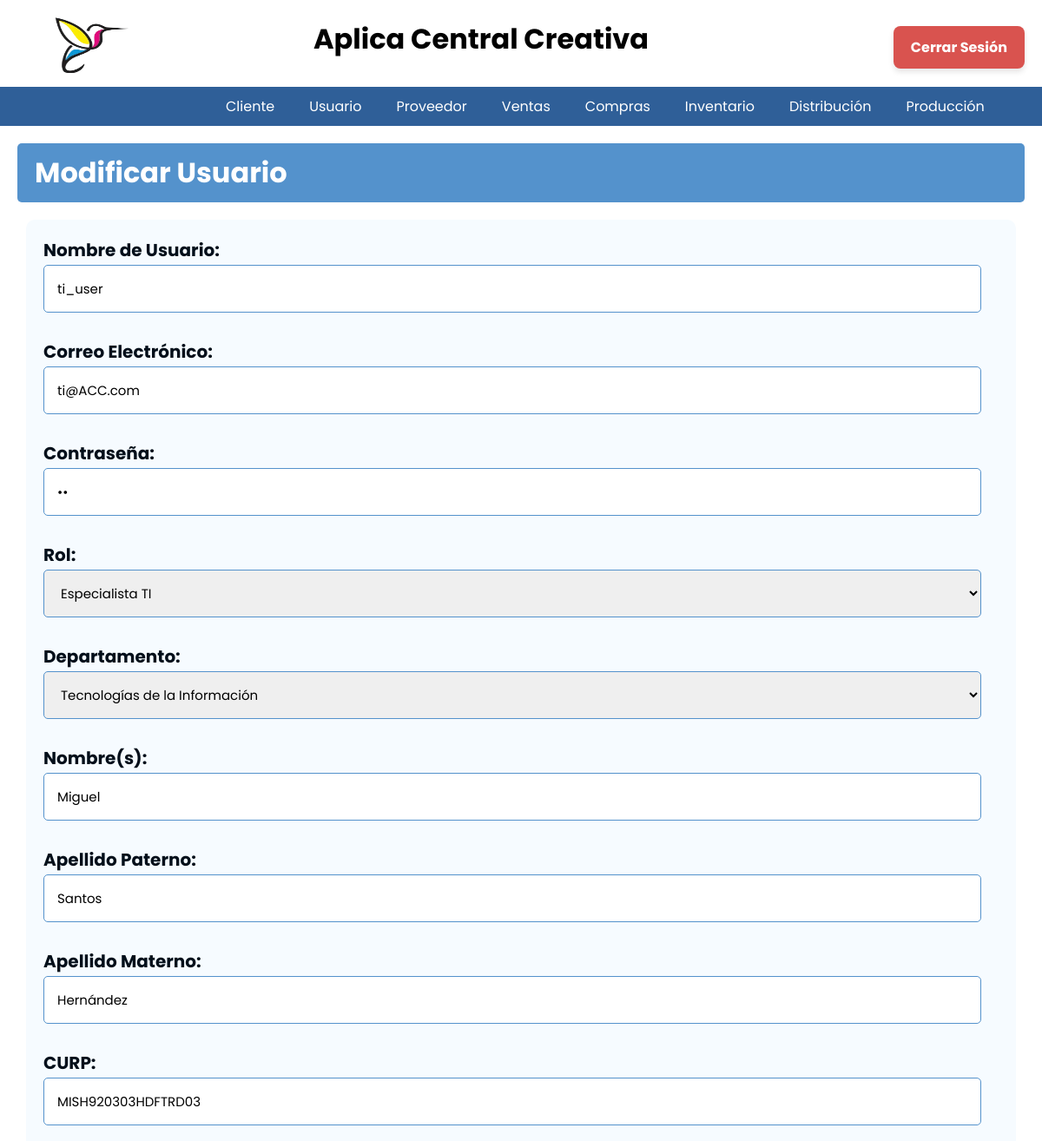
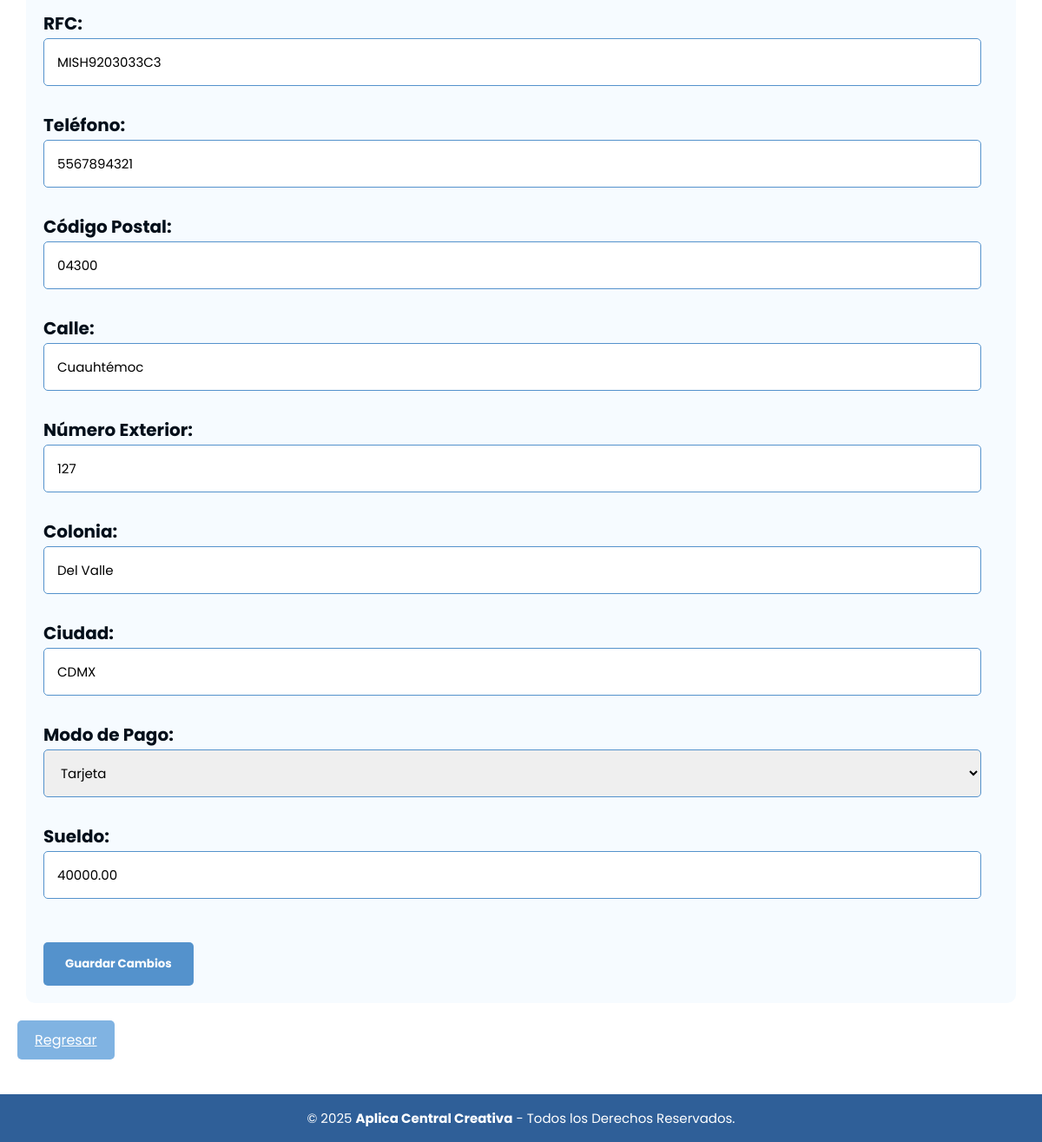
Page /Usuarios/Editar/Modificar.php?id_usuario=3 (signed in) on the committed database (2 pictures, top to bottom).
### tables this page shows
CREATE TABLE persona (
id_persona INT NOT NULL PRIMARY KEY AUTO_INCREMENT,
id_usuario INT NOT NULL,
nom_persona VARCHAR(50) NOT NULL,
apellido_paterno VARCHAR(20) NOT NULL,
apellido_materno VARCHAR(20) NOT NULL,
curp VARCHAR(18) NOT NULL,
rfc  VARCHAR(13) NOT NULL,
codigo_postal VARCHAR(5),
calle VARCHAR(20),
num_ext TINYINT,
colonia VARCHAR(50),
ciudad VARCHAR(20),
telefono VARCHAR(10) NOT NULL,
sueldo NUMERIC(10,2),
modo_Pago ENUM('Efectivo','Tarjeta','Cheque'),
CONSTRAINT fk_usuario FOREIGN KEY (id_usuario) REFERENCES Usuario(id_usuario)
);

CREATE TABLE usuario (
id_usuario INT NOT NULL PRIMARY KEY AUTO_INCREMENT,
nombre_usuario VARCHAR(50) NOT NULL,
correo TEXT NOT NULL,
contraseña VARCHAR(25) NOT NULL,
id_rol INT NOT NULL, 
id_departamento INT NOT NULL,
fecha_ingreso datetime,
CONSTRAINT fk_usuario_roles FOREIGN KEY (id_rol) REFERENCES Roles(id_rol),
CONSTRAINT fk_usuario_depar FOREIGN KEY (id_departamento) REFERENCES departamento(id_departamento)
);

CREATE TABLE roles (
id_rol INT NOT NULL PRIMARY KEY AUTO_INCREMENT,
roles VARCHAR(20) NOT NULL
);

CREATE TABLE departamento(
id_departamento INT NOT NULL PRIMARY KEY AUTO_INCREMENT,
nombre_departamento VARCHAR(50) NOT NULL
);

### Usuarios/Editar/Modificar.php (the view, shortened to what this page needs)
<?php
include('../../BD/ConexionBD.php');
include('../../Nav/header2.php');
$id_usuario = $_GET['id_usuario'];
$query = "SELECT u.*, p.*
          FROM usuario u
          JOIN persona p ON u.id_usuario = p.id_usuario
          WHERE u.id_usuario = ?";
$stmt = $conn->prepare($query);
$stmt->bind_param("i", $id_usuario);
$stmt->execute();
$result = $stmt->get_result();
$datos = $result->fetch_assoc();
$roles = $conn->query("SELECT id_rol, roles FROM roles");
$departamentos = $conn->query("SELECT id_departamento, nombre_departamento FROM departamento");
$modos_pago = ['Efectivo', 'Tarjeta', 'Cheque'];
?>
<body>
<h1 class="titulo">Modificar Usuario</h1>
<form class="form_reg_usuario" action="Editar_U.php" method="POST">
    <label>Nombre de Usuario:</label>
    <input type="text" name="nombre_usuario" value="<?= $datos['nombre_usuario'] ?>" required><br><br>
    <label>Correo Electrónico:</label>
    <input type="email" name="correo" value="<?= $datos['correo'] ?>" required><br><br>
    <label>Contraseña:</label>
    <input type="password" name="contraseña" value="<?= $datos['contraseña'] ?>" required><br><br>
    <label>Rol:</label>
    <select name="id_rol" required>
        <?php while ($rol = $roles->fetch_assoc()): ?>
            <option value="<?= $rol['id_rol'] ?>" <?= ($rol['id_rol'] == $datos['id_rol']) ? 'selected' : '' ?>>
                <?= $rol['roles'] ?>
            </option>
        <?php endwhile; ?>
    </select><br><br>
    <label>Departamento:</label>
    <select name="id_departamento" required>
        <?php while ($dep = $departamentos->fetch_assoc()): ?>
            <option value="<?= $dep['id_departamento'] ?>" <?= ($dep['id_departamento'] == $datos['id_departamento']) ? 'selected' : '' ?>>
                <?= $dep['nombre_departamento'] ?>
            </option>
        <?php endwhile; ?>
    </select><br><br>
    <label>Nombre(s):</label>
    <input type="text" name="nom_persona" value="<?= $datos['nom_persona'] ?>" required><br><br>
    <label>Apellido Paterno:</label>
    <input type="text" name="apellido_paterno" value="<?= $datos['apellido_paterno'] ?>" required><br><br>
    <label>Apellido Materno:</label>
    <input type="text" name="apellido_materno" value="<?= $datos['apellido_materno'] ?>" required><br><br>
    <label>CURP:</label>
    <input type="text" name="curp" value="<?= $datos['curp'] ?>" required><br><br>
    <label>RFC:</label>
    <input type="text" name="rfc" value="<?= $datos['rfc'] ?>" required><br><br>
    <label>Teléfono:</label>
    <input type="text" name="telefono" value="<?= $datos['telefono'] ?>" required><br><br>
    <label>Código Postal:</label>
    <input type="text" name="codigo_postal" value="<?= $datos['codigo_postal'] ?>" required><br><br>
    <label>Calle:</label>
    <input type="text" name="calle" value="<?= $datos['calle'] ?>" required><br><br>
    <label>Número Exterior:</label>
    <input type="number" name="num_ext" value="<?= $datos['num_ext'] ?>" required><br><br>
    <label>Colonia:</label>
    <input type="text" name="colonia" value="<?= $datos['colonia'] ?>" required><br><br>
    <label>Ciudad:</label>
    <input type="text" name="ciudad" value="<?= $datos['ciudad'] ?>" required><br><br>
    <label>Modo de Pago:</label>
    <select name="modo_pago" required>
        <?php foreach ($modos_pago as $modo): ?>
            <option value="<?= $modo ?>" <?= ($modo == $datos['modo_Pago']) ? 'selected' : '' ?>><?= $modo ?></option>
        <?php endforeach; ?>
    </select><br><br>
    <label>Sueldo:</label>
    <input type="number" step="0.01" name="sueldo" value="<?= $datos['sueldo'] ?>" required><br><br>
    <input type="submit" value="Guardar Cambios">
</form>
<a href="../Usuario.php" class="regresar">Regresar</a>
</body>
<?php include('../../Nav/footer.php'); ?>
</html>

### CSS/menu.css (style rules this page uses)
* { padding: 0px; margin: 0px; }

### CSS/tablas_boton.css (style rules this page uses)
.titulo { background-color: #5492cc; color: white; padding: 10px 20px; border: none; border-radius: 5px; cursor: pointer; font-family: 'Poppins', sans-serif; margin-left: 20px; margin-top: 20px; margin-right: 20px; }
a { text-decoration: underline; color: rgb(0, 0, 0); }
.regresar { background-color: #80b3e2; color: white; padding: 10px 20px; border: none; border-radius: 5px; cursor: pointer; font-family: 'Poppins', sans-serif; margin-top: 20px; margin-bottom: 10px; display: inline-block; margin-left: 20px; }

### CSS/formularios.css (style rules this page uses)
.titulo { background-color: #5492cc; color: white; padding: 10px 20px; border: none; border-radius: 5px; cursor: pointer; font-family: 'Poppins', sans-serif; margin-left: 20px; margin-top: 20px; margin-bottom: 20px; margin-right: 20px; }
.regresar { background-color: #80b3e2; color: white; padding: 10px 20px; border: none; border-radius: 5px; cursor: pointer; font-family: 'Poppins', sans-serif; margin-top: 20px; margin-bottom: 10px; display: inline-block; margin-left: 20px; }
* { font-family: 'Poppins', sans-serif; margin: 0; padding: 0; box-sizing: border-box; }
.form_reg_usuario { max-width: 100%; margin: 20px auto; padding: 20px; background-color: #f6fbff; border-radius: 10px; box-shadow: 0 0 10px rgba(70, 196, 255, 0); font-family: 'Poppins', sans-serif; max-width: 95%; margin-top: 20px; margin-bottom: 20px; margin: 0 auto; padding: 20px; }
.form_reg_usuario input[type="text"], .form_reg_usuario input[type="number"], .form_reg_usuario input[type="password"], .form_reg_usuario input[type="date"], .form_reg_usuario input[type="email"], .form_reg_usuario textarea, .form_reg_usuario select { width: calc(100% - 20px); padding: 15px; margin-bottom: 5px; border: 1px solid #5492cc; border-radius: 5px; box-sizing: border-box; font-family: 'Poppins', sans-serif; font-size: 15px; }
.form_reg_usuario input[type="submit"] { background-color: #5492cc; color: white; padding: 15px 25px; border: none; border-radius: 5px; cursor: pointer; font-family: 'Poppins', sans-serif; margin-top: 20px; font-weight: bold; }
.form_reg_usuario label { display: block; margin-bottom: 2px; font-weight: bold; color: #030f1a; font-family: 'Poppins', sans-serif; font-size: 20px; }

### CSS/departamentos.css (style rules this page uses)
a { text-decoration: underline; color: purple; }

### CSS/cabecera2.css (style rules this page uses)
* { padding: 0px; margin: 0px; }
h1, h2 { color: #000000; }

### CSS/eliminar.css (style rules this page uses)
.titulo { background-color: #5492cc; color: white; padding: 10px 20px; border: none; border-radius: 5px; cursor: pointer; font-family: 'Poppins', sans-serif; margin-left: 20px; margin-top: 20px; margin-right: 20px; }
.regresar { background-color: #80b3e2; color: white; padding: 10px 20px; border: none; border-radius: 5px; cursor: pointer; font-family: 'Poppins', sans-serif; margin-top: 20px; margin-bottom: 10px; display: inline-block; margin-left: 20px; }
h1, h2 { color: #000000; }

### rows in the picture
persona: nombre_usuario "ti_user", correo "ti@ACC.com", nom_persona "Miguel", apellido_paterno "Santos", apellido_materno "Hernández", curp "MISH920303HDFTRD03", rfc "MISH9203033C3", telefono "5567894321", codigo_postal "04300", calle "Cuauhtémoc", num_ext "127", colonia "Del Valle", ciudad "CDMX", modo_pago "Tarjeta", sueldo "40000.00"
usuario: id_rol "Especialista TI", id_departamento "Tecnologías de la Información"

### other values in the picture
$nombre "Cliente"
$nombre "Usuario"
$nombre "Proveedor"
$nombre "Ventas"
$nombre "Compras"
$nombre "Inventario"
$nombre "Distribución"
$nombre "Producción"
